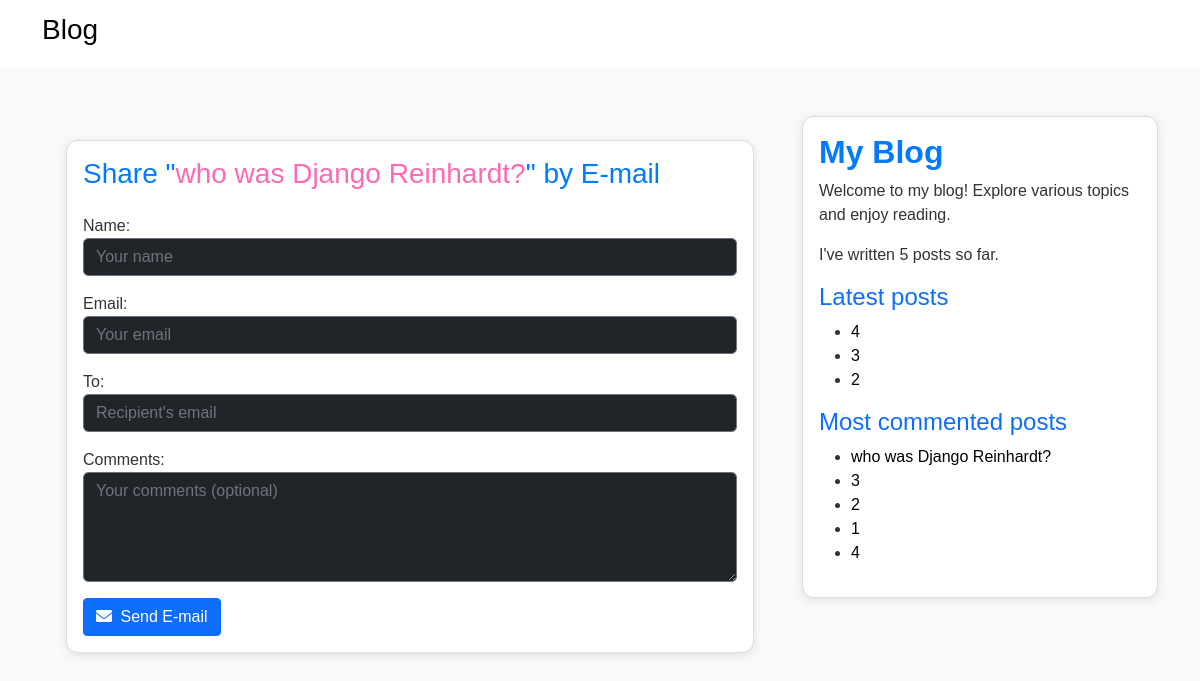
Before: /blog/1/share/ with the older database file.
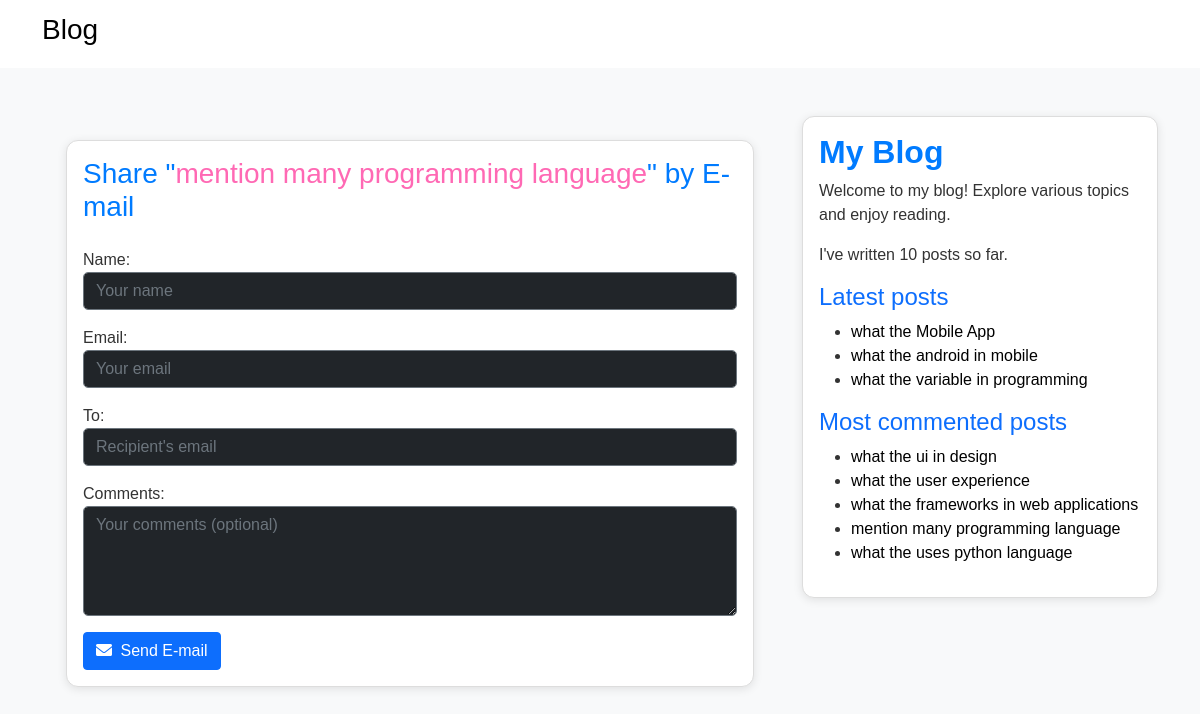
After: the same page with the newer database file.
### blog/models.py (models this page shows, shortened)
class Post(models.Model):
    class Status(models.TextChoices):
        DRAFT = 'DF','DRAFT'
        PUBLISHED = 'PB', 'PUBLISHED'
    title =models.CharField(max_length=250)
    slug =models.SlugField(max_length=250, unique_for_date='publish')
    body =models.TextField()
    publish = models.DateTimeField(default=timezone.now)
    created = models.DateTimeField(auto_now_add=True)
    updated = models.DateTimeField(auto_now=True)
    status = models.CharField(max_length=2 , choices=Status, default=Status.DRAFT)
    author = models.ForeignKey(settings.AUTH_USER_MODEL,on_delete=models.CASCADE, related_name='blog_posts')
    objects = models.Manager()
    published = PublishedManager()
    tags = TaggableManager()
    class Meta:
        ordering = ['-publish']
        indexes = [
            models.Index(fields=['-publish']),
        ]
    def get_absolute_url(self):
        return reverse('blog:post_detail',args=[self.publish.year,self.publish.month,self.publish.day,self.slug])

### blog/views.py (the view)
# urls.py: path('<int:post_id>/share/', views.post_share, name='post_share'),
def post_share(request, post_id):
    post = get_object_or_404(Post,id=post_id,status=Post.Status.PUBLISHED)
    sent = False
    if request.method == 'POST':
        form = EmailPostForm(request.POST)
        if form.is_valid():
            cd = form.cleaned_data
            post_url = request.build_absolute_uri(post.get_absolute_url())
            subject = (f"{cd['name']} ({cd['email']}) " f"recommends you read {post.title}")
            message = (f"Read {post.title} at {post_url}\n\n"f"{cd['name']}\'s comments: {cd['comments']}")
            send_mail(subject=subject,message=message,from_email=None,recipient_list=[cd['to']])
            sent = True
    else:
        form = EmailPostForm()
    return render(request,'blog/post/share.html',{'post': post,'form': form,'sent': sent})

### blog/forms.py
class EmailPostForm(forms.Form):
    name = forms.CharField(max_length=25,widget=forms.TextInput(attrs={'class': 'form-control bg-dark text-light border-secondary','placeholder': 'Your name'}))
    email = forms.EmailField(widget=forms.EmailInput(attrs={'class': 'form-control bg-dark text-light border-secondary','placeholder': 'Your email'}))
    to = forms.EmailField(widget=forms.EmailInput(attrs={'class': 'form-control bg-dark text-light border-secondary','placeholder': 'Recipient\'s email'}))
    comments = forms.CharField(required=False,widget=forms.Textarea(attrs={'class': 'form-control bg-dark text-light border-secondary','rows': 4,'placeholder': 'Your comments (optional)'}))

### blog/models.py (called while the page is built)
    def get_queryset(self):
        return (
            super().get_queryset().filter(status=Post.Status.PUBLISHED)
        )

### blog/templatetags/blog_tags.py (called while the page is built)
@register.simple_tag
def total_posts():
    return Post.published.count()

@register.inclusion_tag('blog/post/latest_posts.html')
def show_latest_posts(count=5):
    latest_posts = Post.published.order_by('-publish')[:count]
    return {'latest_posts': latest_posts}

### templates/blog/post/share.html (shortened to what this page needs)
{% extends "blog/base.html" %}
{% block content %}
    <div class="container py-4">
        {% if sent %}
            <div class="card mb-4">
                <div class="card-body text-center">
                    <h1 class="card-title mb-3">E-mail Successfully Sent</h1>
                    <p class="card-text">
                        "<span style="color:rgb(253, 79, 90);">{{ post.title }}</span>" was successfully sent to <strong style="color:rgb(253, 79, 90);">{{ form.cleaned_data.to }}</strong>.
                    </p>
                    <a href="{{ post.get_absolute_url }}" class="btn btn-outline-danger text-dark text-decoration-none mt-3">
                        <i class="fas fa-arrow-left me-1"></i> Back to Post
                    </a>
                </div>
            </div>
        {% else %}
            <div class="card">
                <div class="card-body">
                    <h1 class="card-title h3 mb-4">Share "<span style="color: #ff69b4;">{{ post.title }}</span>" by E-mail</h1>
                    <form method="post">
                        {{ form.as_p }}
                        <button type="submit" class="btn btn-primary">
                            <i class="fas fa-envelope me-1"></i> Send E-mail
                        </button>
                    </form>
                </div>
            </div>
        {% endif %}
    </div>
{% endblock %}

### templates/blog/base.html (shortened to what this page needs)
{% load blog_tags %}
{% load static %}
<!DOCTYPE html>
<html lang="en">
<head>
    <link rel="stylesheet" href="https://cdnjs.cloudflare.com/ajax/libs/font-awesome/6.0.0-beta3/css/all.min.css">
    <link rel="stylesheet" href="{% static 'css/bootstrap.min.css' %}">
    <link href="{% static 'css/blog.css' %}" rel="stylesheet">
</head>
<body>
    {% include "blog/navbar.html" %}
    <div class="container py-4">
        <div class="row d-flex">
            <div class="col-12 col-md-4 order-md-1 mb-4">
                <div class="position-sticky">
                    <div class="card p-3">
                        <h2 class="fw-bold">My Blog</h2>
                        <p>Welcome to my blog! Explore various topics and enjoy reading.</p>
                        <p>I've written {% total_posts %} posts so far.</p>
                        <h4 class="text-primary">Latest posts</h4>
                        {% show_latest_posts 3 %}
                        <h4 class="text-primary">Most commented posts</h4>
                        {% get_most_commented_posts as most_commented_posts %}
                        <ul>
                            {% for post in most_commented_posts %}
                                <li>
                                    <a style="color: black;" href="{{ post.get_absolute_url }}">{{ post.title }}</a>
                                 </li>
                            {% endfor %}
                        </ul>
                    </div>
                </div>
            </div>
            <div class="col-12 col-md-8 order-md-0">
                {% block content %}{% endblock %}
            </div>
        </div>
    </div>
</body>
</html>

### templates/blog/post/latest_posts.html
<ul>
    {% for post in latest_posts %}
        <li>
            <a href="{{post.get_absolute_url}}" style="color: black;">{{post.title}}</a>
        </li>
    {% endfor %}
</ul>

Changed rows visible on the page:
removed Post: title "4"
removed Post: title "3"
removed Post: title "2"
removed Post: title "who was Django Reinhardt?", shown under "Most commented posts"
no longer on this page (row edited): Post: title "1", shown under "Most commented posts"
added Post: title "what the Mobile App", shown under "Latest posts"
added Post: title "what the android in mobile", shown under "Latest posts"
added Post: title "what the variable in programming", shown under "Latest posts"
added Post: title "what the ui in design", shown under "Most commented posts"
added Post: title "what the user experience", shown under "Most commented posts"
added Post: title "what the frameworks in web applications", shown under "Most commented posts"
added Post: title "mention many programming language", shown under "Most commented posts"
now on this page (row edited): Post: title "what the uses python language", shown under "Most commented posts"
Other visible differences:
text no longer shown: "5"
text now shown: "10"
